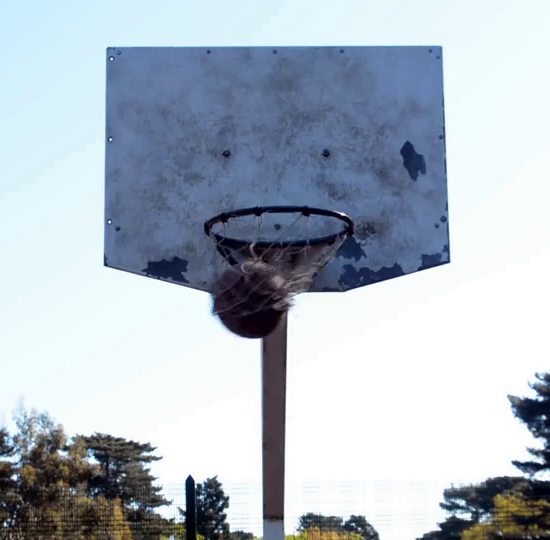
#> input picture frame 51 of 06장 이미지 검출/예제 06.14 Python OpenCV의 가우시안 혼합 배경 차분/basketball.mp4, 550 x 540 px, given in place of car.mp4, which was not available
$ python main.py
#> lines starting #> are read from the running program, lines starting #| are printed output that depends on the picture; after the words box and inside, x2 and y2 are one past the last pixel; in counts of white or black regions, pixels touching at a corner belong together; pictures that were not available may be replaced by others from this repository, and a replacement may not be noted
import cv2
import numpy as np

capture = cv2.VideoCapture("car.mp4")
ret, prev_frame = capture.read()
#> prev_frame is the input picture: shape (540, 550, 3); mean B, G, R 197.1, 186.1, 175.7
prev_gray = cv2.cvtColor(prev_frame, cv2.COLOR_BGR2GRAY)
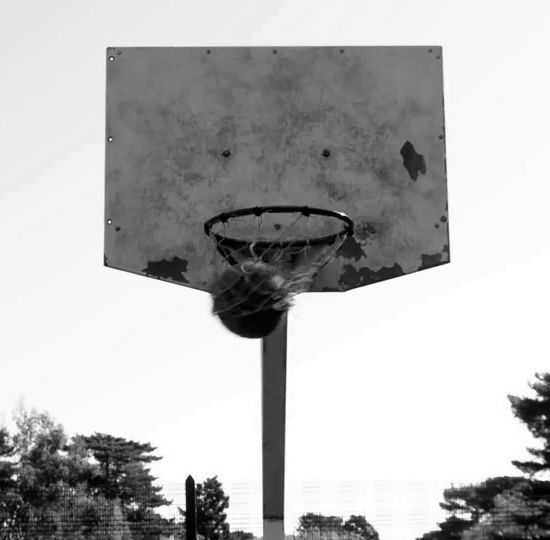
#> prev_gray: shape (540, 550); min 0, max 255, mean 184.1
prev_pts = cv2.goodFeaturesToTrack(
    prev_gray, maxCorners=500, qualityLevel=0.1, minDistance=16, blockSize=7
)
#> prev_pts = 106 rows, first 8: [189, 476], [14, 477], [439, 528], [232, 529], [223, 514], [182, 519], [469, 517], [6, 523]

while True:
    ret, next_frame = capture.read()
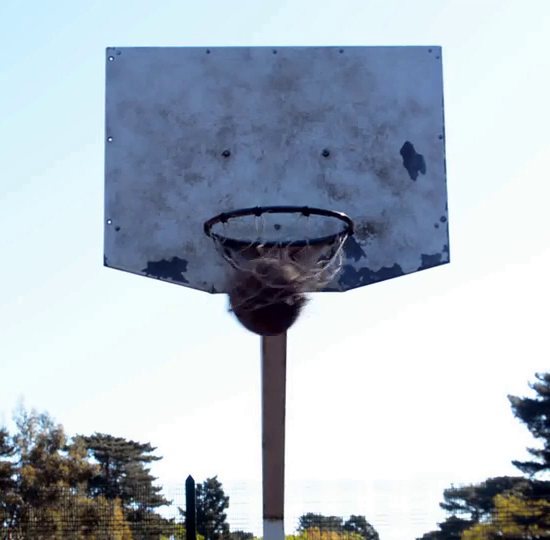
#> input picture frame 52 of 06장 이미지 검출/예제 06.14 Python OpenCV의 가우시안 혼합 배경 차분/basketball.mp4, 550 x 540 px, given in place of car.mp4, which was not available
#> next_frame is the input picture: shape (540, 550, 3); mean B, G, R 197.5, 186.3, 176
    if not ret or next_frame is None:
        break

    next_gray = cv2.cvtColor(next_frame, cv2.COLOR_BGR2GRAY)
    next_pts, status, error = cv2.calcOpticalFlowPyrLK(
        prev_gray, next_gray, prev_pts, None
    )
#> next_pts = 106 rows, first 8: [189, 476], [14.01, 477], [439, 528], [232, 529], [223, 514], [182, 519], [469, 517], [5.99, 523]; status = 106 values from 1 to 1; error = 106 values, max 22.06 at index 72, min 0 at index 0, mean 2.23

    good_prev = prev_pts[status == 1]
#> good_prev = 106 pairs, first value 4 to 543, second value 48 to 538
    good_next = next_pts[status == 1]
#> good_next = 106 pairs, first value 4 to 543, second value 47.98 to 538

    for i, (next, prev) in enumerate(zip(good_next, good_prev)):
        x_next, y_next = next.astype(int).ravel()
        x_prev, y_prev = prev.astype(int).ravel()
        cv2.line(next_frame, (x_prev, y_prev), (x_next, y_next), (0, 255, 0), 2)
        cv2.circle(next_frame, (x_next, y_next), 5, (0, 255, 0), -1)
#> this loop made 106 passes
#> (x_next, y_next, x_prev, y_prev) on passes 1, 3, 4, 5, 6, 7, 11, 12, 14, 15, 16, 17: (188, 476, 189, 476), (438, 528, 439, 528), (231, 529, 232, 529), (223, 513, 223, 514), (182, 518, 182, 519), (469, 517, 469, 517), (543, 417, 543, 417), (214, 478, 215, 479), (151, 482, 152, 483), (225, 498, 226, 498), (135, 507, 135, 507), (543, 461, 543, 461)
#> (next, x_next, y_next, x_prev, y_prev) on passes 2, 8, 9, 10, 13, 23: ([14.01, 477], 14, 477, 14, 477), ([5.99, 523], 5, 522, 6, 523), ([446.8, 260], 446, 259, 447, 260), ([105.8, 264.1], 105, 264, 106, 264), ([259.2, 335.8], 259, 335, 260, 341), ([58.02, 451], 58, 451, 58, 451)
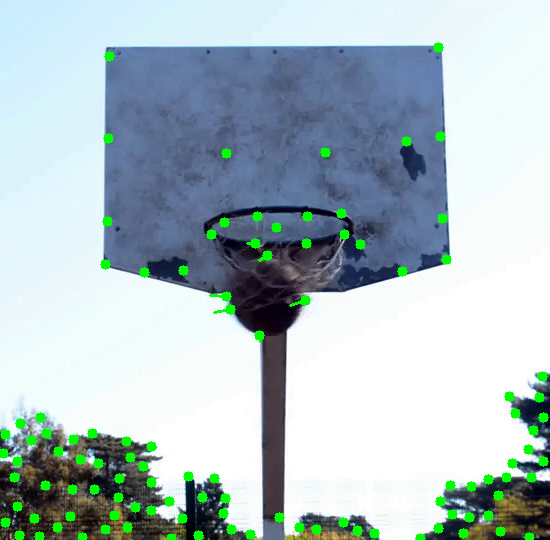
#> next_frame: shape (540, 550, 3); 2.9% of pixels changed, all inside (x1, y1, x2, y2) = (0, 42, 549, 540)

    prev_gray = next_gray.copy()
    prev_pts = good_next.reshape(-1, 1, 2)
#> prev_pts has the same summary as next_pts

    cv2.imshow("Optical Flow", next_frame)
    key = cv2.waitKey(22)
#> (key q is pressed here)
    if key == ord("q"):
        break

    elif key == ord("w"):
        add_pts = cv2.goodFeaturesToTrack(
            prev_gray, maxCorners=500, qualityLevel=0.1, minDistance=16, blockSize=7
        )
        prev_pts = np.concatenate((prev_pts, add_pts), axis=0)

capture.release()
cv2.destroyAllWindows()

$ run again, starting later in the video
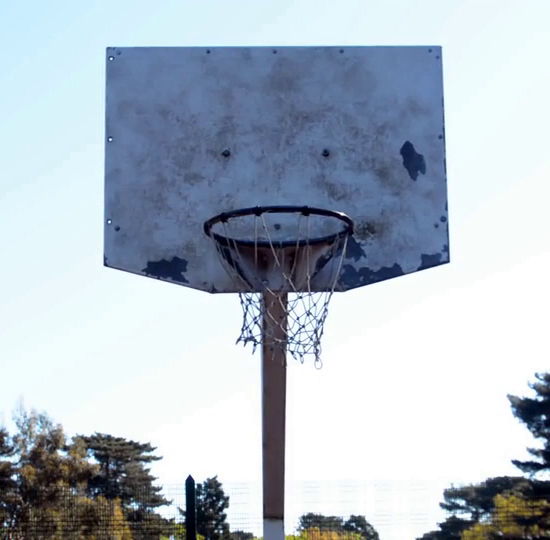
#> input picture frame 231 of 06장 이미지 검출/예제 06.14 Python OpenCV의 가우시안 혼합 배경 차분/basketball.mp4, 550 x 540 px, given in place of car.mp4, which was not available
#> prev_frame is the input picture: shape (540, 550, 3); mean B, G, R 198.4, 187, 176.1
#> `prev_gray = cv2.cvtColor(prev_frame, cv2.COLOR_BGR2GRAY)`:
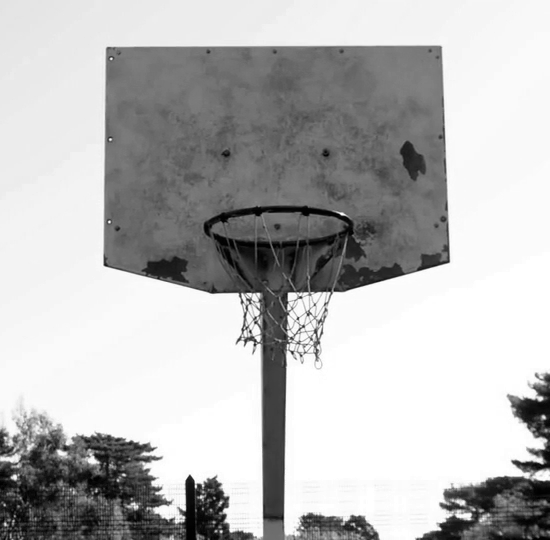
#> prev_gray: shape (540, 550); min 0, max 255, mean 185
#> `prev_pts = cv2.goodFeaturesToTrack( prev_gray, maxCorners=500, quality..`: prev_pts = 113 rows, first 8: [290, 294], [189, 476], [256, 342], [244, 295], [13, 477], [543, 417], [332, 292], [439, 528]
#> next_pts = 113 rows, first 8: [289.8, 294], [189, 476], [255.9, 342.1], [243.8, 295], [12.98, 477], [543, 417], [332, 292], [439, 528]; status = 113 values from 1 to 1; error = 113 values, max 5.44 at index 18, min 0 at index 26, mean 1.41
#> good_prev = 113 pairs, first value 3 to 545, second value 48 to 538
#> good_next = 113 pairs, first value 3.04 to 545, second value 47.99 to 538
#> the loop `for i, (next, prev) in enumerate(zip(good_next, good_prev)):` made 113 passes
#> (x_next, y_next, x_prev, y_prev) on passes 2, 6, 7, 8, 10, 11, 12, 14: (189, 475, 189, 476), (543, 417, 543, 417), (331, 291, 332, 292), (438, 527, 439, 528), (219, 529, 219, 530), (181, 518, 182, 519), (223, 512, 223, 512), (468, 517, 469, 517)
#> after the loop `for i, (next, prev) in enumerate(zip(good_next, good_prev)):`:
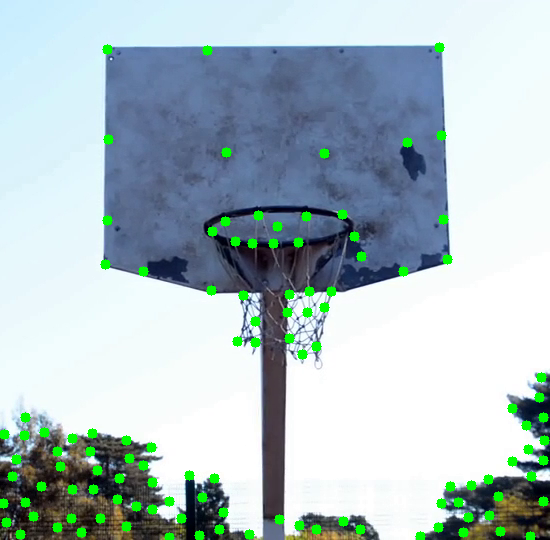
#> next_frame: shape (540, 550, 3); mean B, G, R 194.3, 191.1, 172.6
#> `prev_pts = good_next.reshape(-1, 1, 2)`: prev_pts has the same summary as next_pts

$ run again, starting later in the video
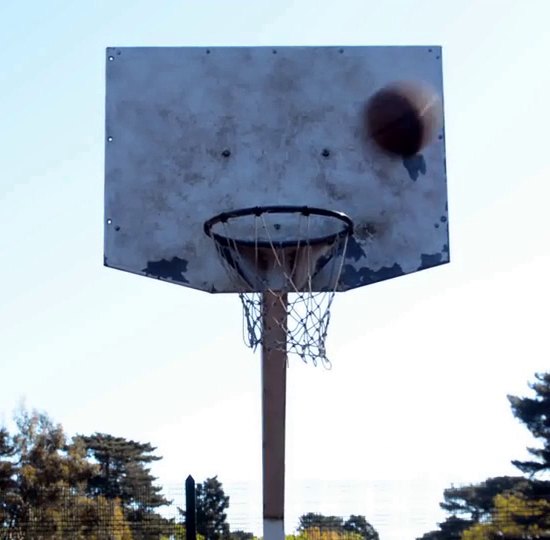
#> input picture frame 412 of 06장 이미지 검출/예제 06.14 Python OpenCV의 가우시안 혼합 배경 차분/basketball.mp4, 550 x 540 px, given in place of car.mp4, which was not available
#> prev_frame is the input picture: shape (540, 550, 3); mean B, G, R 196.1, 185.1, 174.4
#> `prev_pts = cv2.goodFeaturesToTrack( prev_gray, maxCorners=500, quality..`: prev_pts = 109 rows, first 8: [189, 476], [14, 477], [290, 295], [258, 342], [288, 314], [245, 296], [290, 340], [183, 511]
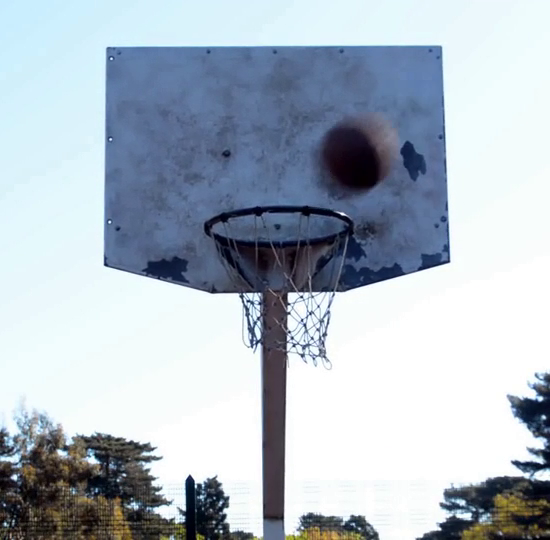
#> input picture frame 413 of 06장 이미지 검출/예제 06.14 Python OpenCV의 가우시안 혼합 배경 차분/basketball.mp4, 550 x 540 px, given in place of car.mp4, which was not available
#> next_frame is the input picture: shape (540, 550, 3); mean B, G, R 196.1, 185.2, 174.3
#> next_pts = 109 rows, first 8: [189, 476], [14.03, 477], [290.1, 295], [258.2, 342], [288.2, 314], [245.3, 296], [290.2, 339.9], [183, 511]; status = 109 values from 1 to 1; error = 109 values, max 28.14 at index 72, min 0.00184 at index 0, mean 2.39
#> good_prev = 109 pairs, first value 4 to 544, second value 47 to 538
#> good_next = 109 pairs, first value 3.82 to 544, second value 47.03 to 538
#> the loop `for i, (next, prev) in enumerate(zip(good_next, good_prev)):` made 109 passes
#> (x_next, y_next, x_prev, y_prev) on passes 1, 8, 9, 10, 12, 14, 16, 19: (189, 476, 189, 476), (182, 510, 183, 511), (223, 513, 223, 513), (543, 416, 543, 417), (231, 528, 232, 529), (439, 527, 439, 527), (215, 478, 215, 479), (469, 517, 469, 517)
#> after the loop `for i, (next, prev) in enumerate(zip(good_next, good_prev)):`:
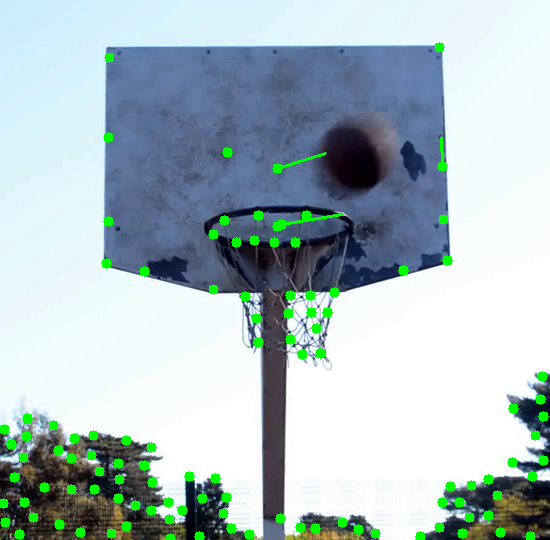
#> next_frame: shape (540, 550, 3); 3.06% of pixels changed, all inside (x1, y1, x2, y2) = (0, 42, 549, 540)
#> `prev_pts = good_next.reshape(-1, 1, 2)`: prev_pts has the same summary as next_pts
